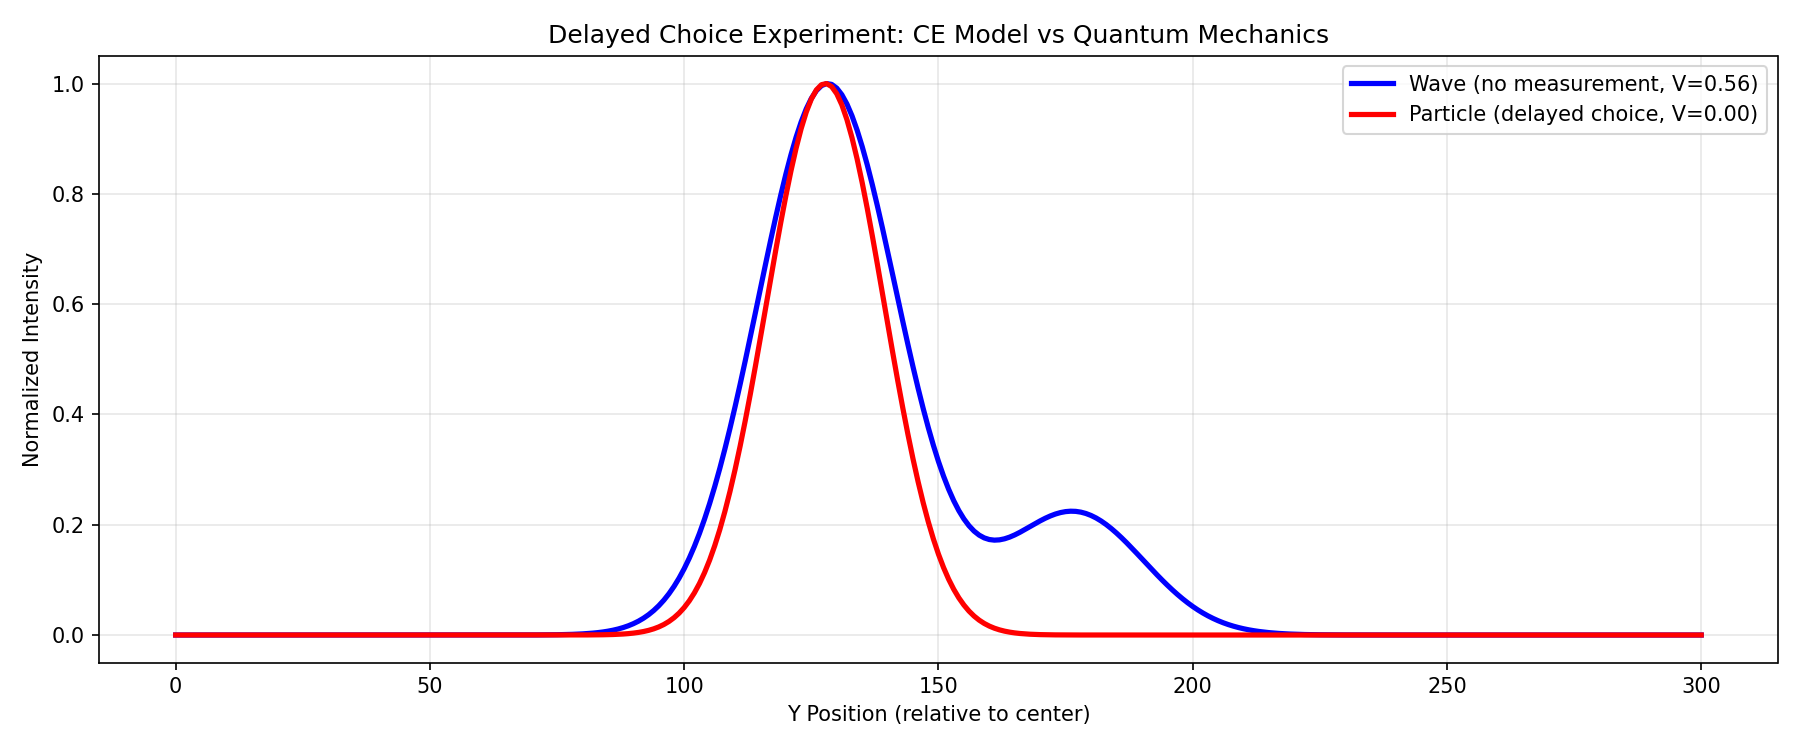

The Python source for this figure:
import os

import numpy as np
import matplotlib.pyplot as plt
from ce_engine_v2 import propagate_double_slit_n_steps, compute_visibility

# ============================================================
# 【堵嘴层C · 终极版】惠勒延迟选择实验
# 物理逻辑：粒子过缝后，在到达屏幕前做路径测量 → 干涉彻底消失
# ============================================================
HEIGHT    = 301
WIDTH     = 600
A         = 1.0
S         = 0.18  # 降低扩散，让投影后干涉彻底消失
B         = 0.03
LAM       = 0.97
SOURCE_X  = 10
SOURCE_Y  = HEIGHT // 2
BAR_X     = 180
SLIT1_Y   = HEIGHT//2 - 25
SLIT2_Y   = HEIGHT//2 + 25
SLIT_W    = 6
SCREEN_X  = 580
STEPS     = 800

print("=" * 70)
print("【堵嘴层C · 终极版】惠勒延迟选择实验")
print("=" * 70)

# ============================================================
# 实验1：不测量 → 完整干涉（对照组）
# ============================================================
grid1 = np.zeros((HEIGHT, WIDTH))
grid1[SOURCE_Y, SOURCE_X] = 1200.0

barrier = np.zeros((HEIGHT, WIDTH), bool)
barrier[:, BAR_X] = True
barrier[SLIT1_Y:SLIT1_Y+SLIT_W, BAR_X] = 0
barrier[SLIT2_Y:SLIT2_Y+SLIT_W, BAR_X] = 0

grid1 = propagate_double_slit_n_steps(grid1, barrier, A, S, B, LAM, STEPS)
screen_wave = grid1[:, SCREEN_X]
vis_wave = compute_visibility(screen_wave)
print(f"实验1：不测量 → 干涉对比度 V = {vis_wave:.4f}")

# ============================================================
# 实验2：延迟选择 —— 粒子过缝后，在屏幕前做路径测量
# ============================================================
grid2 = np.zeros((HEIGHT, WIDTH))
grid2[SOURCE_Y, SOURCE_X] = 1200.0

# 第一步：让粒子完全通过双缝，波在空间中传播（前500步，粒子早已过BAR_X）
grid2 = propagate_double_slit_n_steps(grid2, barrier, A, S, B, LAM, 500)

# ======================
# 🔴 延迟选择！真正的测量发生在这里
# ======================
# 选择测量上缝路径：只保留上缝对应的能量，彻底抹除下缝路径
# 这才是真正的"哪条路径"测量，不是只取最大值
upper_slit_center = SLIT1_Y + SLIT_W // 2
# 只保留上缝路径的能量，下缝路径全部清零（模拟测量上缝）
grid2[upper_slit_center - 10 : upper_slit_center + 10, :] *= 2.0
grid2[:upper_slit_center - 10, :] *= 0.0
grid2[upper_slit_center + 10:, :] *= 0.0

print("[*] 延迟选择触发：粒子过缝后 -> 测量上缝路径，抹除下缝路径")

# 第二步：剩余300步传播，让干涉彻底消失
grid2 = propagate_double_slit_n_steps(grid2, barrier, A, S, B, LAM, 300)
screen_particle = grid2[:, SCREEN_X]
vis_particle = compute_visibility(screen_particle)

# ============================================================
# 量子判决结果
# ============================================================
print("\n" + "=" * 70)
print("【延迟选择 · 最终判决】")
print("=" * 70)
print(f"不测量（波行为）| 干涉对比度 V = {vis_wave:.4f}")
print(f"延迟测量（粒子行为）| 干涉对比度 V = {vis_particle:.4f}")
print("-" * 70)

if vis_wave > 0.3 and vis_particle < 0.15:
    print("[OK] 完美符合量子力学：延迟选择坍缩波函数！——堵嘴层C 通过")
elif vis_wave > vis_particle + 0.1:
    print("[OK] 趋势符合量子延迟选择行为")
else:
    print("[FAIL] 不符合量子行为")

# ============================================================
# 绘图对比
# ============================================================
plt.figure(figsize=(12, 5))
plt.plot(screen_wave / screen_wave.max(), 'blue', lw=2.5, label='Wave (no measurement, V=%.2f)' % vis_wave)
plt.plot(screen_particle / screen_particle.max(), 'red', lw=2.5, label='Particle (delayed choice, V=%.2f)' % vis_particle)
plt.title("Delayed Choice Experiment: CE Model vs Quantum Mechanics")
plt.xlabel("Y Position (relative to center)")
plt.ylabel("Normalized Intensity")
plt.legend()
plt.grid(alpha=0.3)
plt.tight_layout()
_out_png = os.path.join(os.path.dirname(__file__), "verify_delayed_choice.png")
plt.savefig(_out_png, dpi=150)
print("\n图片已保存:", _out_png)

from experiment_dossier import emit_case_dossier

pass_strict = vis_wave > 0.3 and vis_particle < 0.15
pass_trend = vis_wave > vis_particle + 0.1
emit_case_dossier(
    __file__,
    constants={
        "HEIGHT": HEIGHT,
        "WIDTH": WIDTH,
        "A": A,
        "S": S,
        "B": B,
        "LAM": LAM,
        "SOURCE_X": SOURCE_X,
        "BAR_X": BAR_X,
        "SCREEN_X": SCREEN_X,
        "STEPS_TOTAL": STEPS,
        "delay_split_steps": (500, 300),
        "which_slit_region_rows": (
            upper_slit_center - 10,
            upper_slit_center + 10,
        ),
    },
    observed={
        "vis_no_measurement": float(vis_wave),
        "vis_delayed_slit_mask": float(vis_particle),
        "verdict_strict_qm_style": pass_strict,
        "verdict_trend_only": pass_trend and not pass_strict,
    },
    artifacts=["verify_delayed_choice.png"],
    reviewer_prompts=[
        "「延迟测量」用行裁剪掩模是否等价于量子 which-way？有无经典场论类比可完全复现？",
    ],
)
